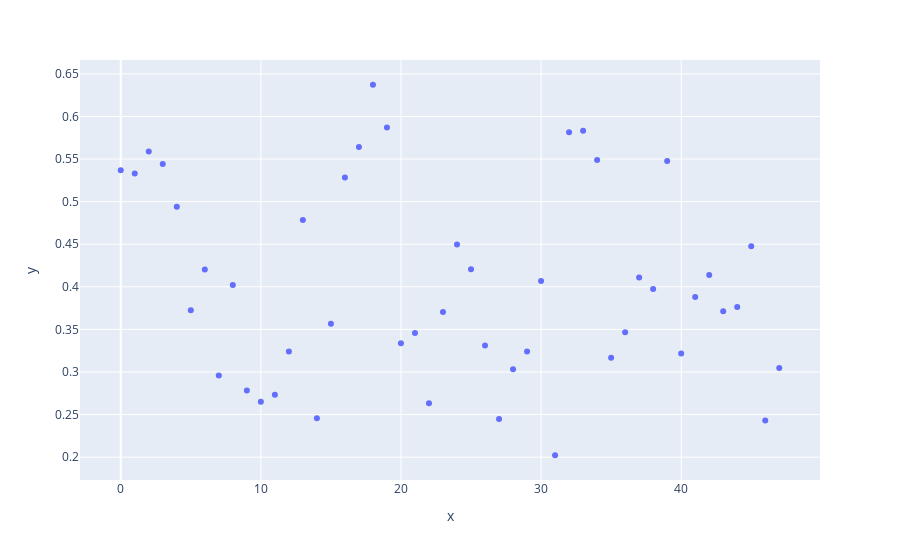

The cell this chart's notebook holds for it:
### Code cell
# Plot for the Silhouette score for each combination of paramters
fig = px.scatter(y = s_score)
fig.show()

### Figure 1 — Plotly figure (JSON) as saved in the notebook; plotly's stock layout.template omitted (floating-point values rounded to 4 significant figures)
{"data": [{"hovertemplate": "x=%{x}<br>y=%{y}<extra></extra>", "legendgroup": "", "marker": {"color": "#636efa", "symbol": "circle"}, "mode": "markers", "name": "", "orientation": "v", "showlegend": false, "type": "scatter", "x": [0, 1, 2, 3, 4, 5, 6, 7, 8, 9, 10, 11, 12, 13, 14, 15, 16, 17, 18, 19, 20, 21, 22, 23, 24, 25, 26, 27, 28, 29, 30, 31, 32, 33, 34, 35, 36, 37, 38, 39, 40, 41, 42, 43, 44, 45, 46, 47], "xaxis": "x", "y": [0.5369, 0.5332, 0.5589, 0.5441, 0.494, 0.3725, 0.4205, 0.2958, 0.4021, 0.2784, 0.265, 0.2734, 0.324, 0.4785, 0.2455, 0.3565, 0.5283, 0.5642, 0.6372, 0.587, 0.3338, 0.3458, 0.2632, 0.3704, 0.4497, 0.4206, 0.3312, 0.2448, 0.3032, 0.3241, 0.4068, 0.2022, 0.5814, 0.5831, 0.5488, 0.3166, 0.3465, 0.4109, 0.3975, 0.5476, 0.3216, 0.3879, 0.4138, 0.3713, 0.3763, 0.4476, 0.2431, 0.3046], "yaxis": "y"}], "layout": {"legend": {"tracegroupgap": 0}, "margin": {"t": 60}, "xaxis": {"anchor": "y", "domain": [0, 1], "title": {"text": "x"}}, "yaxis": {"anchor": "x", "domain": [0, 1], "title": {"text": "y"}}}}
